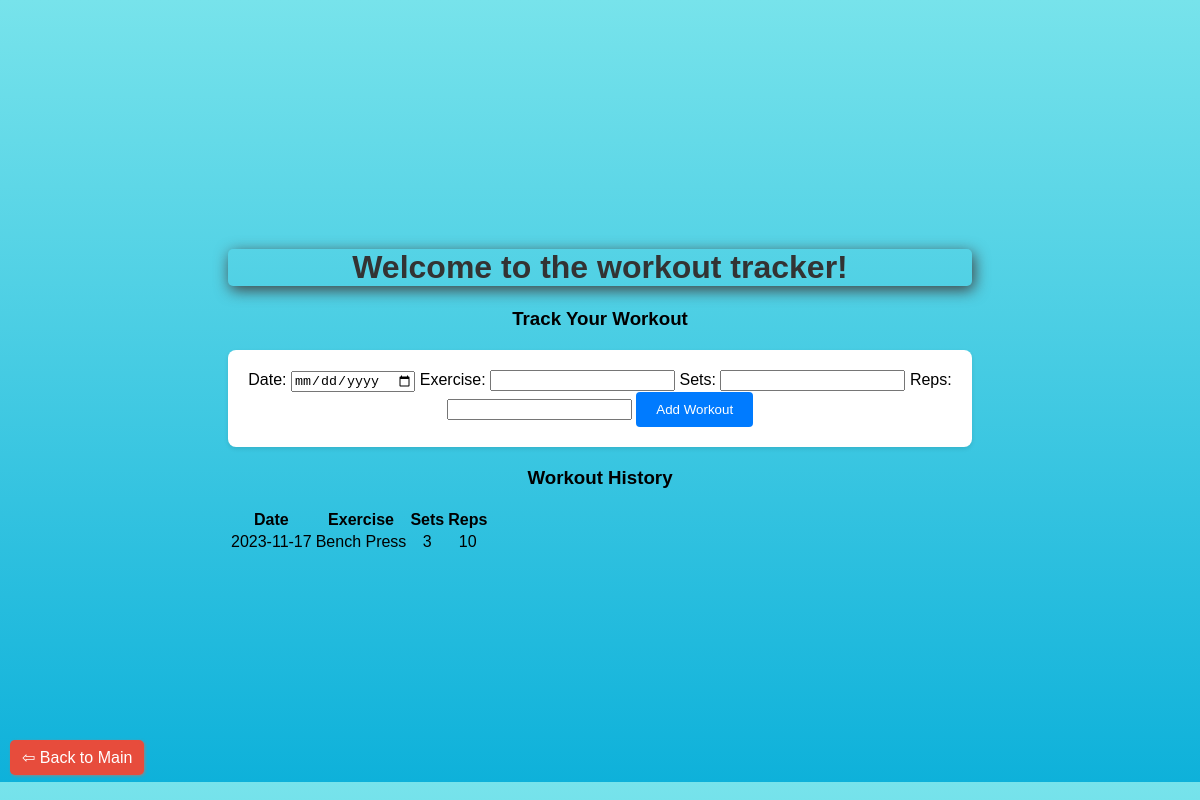
The app's page /workouts.php (signed in) with its own data.
### tables this page shows
CREATE TABLE `workout_data` (
  `workout_id` int(11) NOT NULL,
  `id` int(11) NOT NULL,
  `date` date NOT NULL,
  `exercise` varchar(255) NOT NULL,
  `sets` int(11) NOT NULL,
  `reps` int(11) NOT NULL
);

### workouts.php (the view, shortened to what this page needs)
<?php
include 'dbconfig.php';
$userId = $_SESSION['id'];
?>
<!DOCTYPE HTML>
<html lang="en">
<head>
    <link rel="stylesheet" href="css/styles.css">
</head>
<body>
    <h1>Welcome to the workout tracker!</h1>
    <h3>Track Your Workout</h3>
    <form action="workouts.php" method="post">
        <label for="date">Date:</label>
        <input type="date" name="date" required>
        <label for="exercise">Exercise:</label>
        <input type="text" name="exercise" required>
        <label for="sets">Sets:</label>
        <input type="number" name="sets" required>
        <label for="reps">Reps:</label>
        <input type="number" name="reps" required>
        <button type="submit">Add Workout</button>
    </form>
    <h3>Workout History</h3>
<table>
    <thead>
        <tr>
            <th>Date </th>
            <th>Exercise </th>
            <th>Sets </th>
            <th>Reps </th>
        </tr>
    </thead>
        <tbody>
        <?php
        try {
            $sql = "SELECT date, exercise, sets, reps FROM workout_data WHERE id = :user_id";
            $stmt = $pdo->prepare($sql);
            $stmt->bindParam(':user_id', $userId);
            $stmt->execute();
            while ($row = $stmt->fetch(PDO::FETCH_ASSOC)) {
                echo "<tr>";
                echo "<td>" . $row["date"] . "</td>";
                echo "<td>" . $row["exercise"] . "</td>";
                echo "<td>" . $row["sets"] . "</td>";
                echo "<td>" . $row["reps"] . "</td>";
                echo "</tr>";
            }
        } catch (PDOException $e) {
            echo "Error: " . $e->getMessage();
        }
        ?>
    </tbody>
</table>
    <a href="index.php" class="back-button">&#8678; Back to Main</a>
</body>
</html>

### css/styles.css (style rules this page uses)
body { background: linear-gradient(to bottom, #77e3eb, #0eb1da); font-family: Arial, sans-serif; text-align: center; margin: 128px; padding: 100px; }
h1, h2 { color: #333; border-radius: 5px; box-shadow: 2px 4px 15px #414040; }
a { display: block; margin: 15px 0; padding: 12px; background-color: #3498db; color: #fff; text-decoration: none; border-radius: 15px; transition: background-color 0.3s; box-shadow: 1px 1px 3px #888888; }
.back-button { position: fixed; bottom: 10px; left: 10px; background-color: #e74c3c; color: #fff; padding: 8px 12px; text-decoration: none; border-radius: 5px; box-shadow: 1px 1px 3px #888888; transition: background-color 0.3s; }
form { margin: 20px auto; padding: 20px; background-color: white; border-radius: 8px; box-shadow: 0 2px 4px rgba(0, 0, 0, 0.1); }
button { padding: 10px 20px; background-color: #007bff; color: white; border: none; border-radius: 4px; cursor: pointer; }

### records on screen
workout_data: date "2023-11-17", exercise "Bench Press", sets "3", reps "10"
